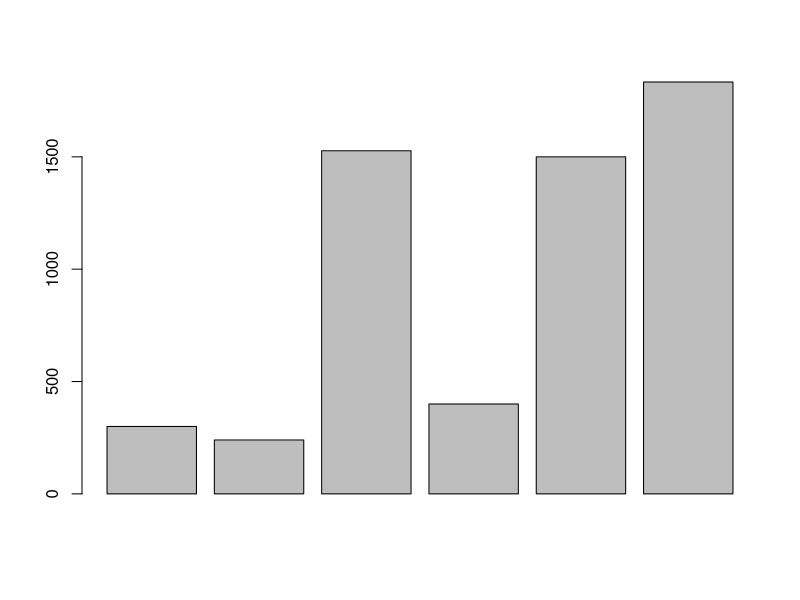
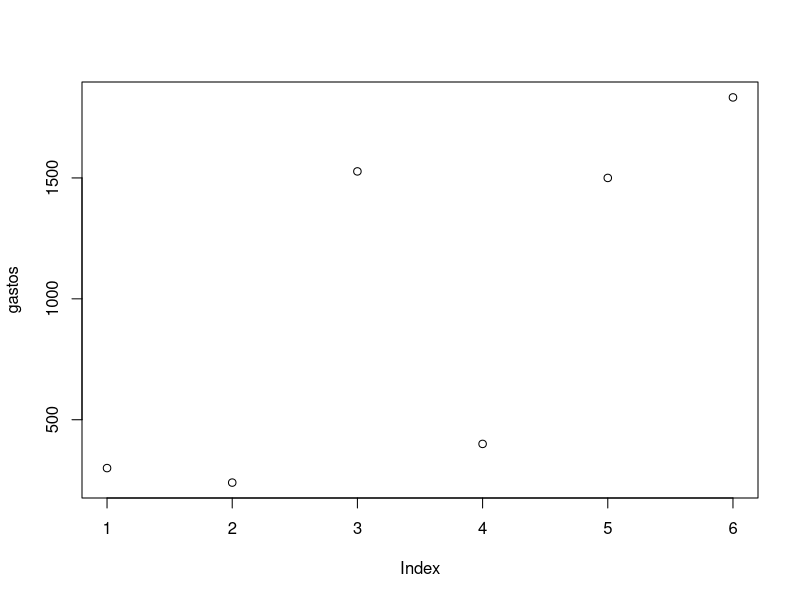
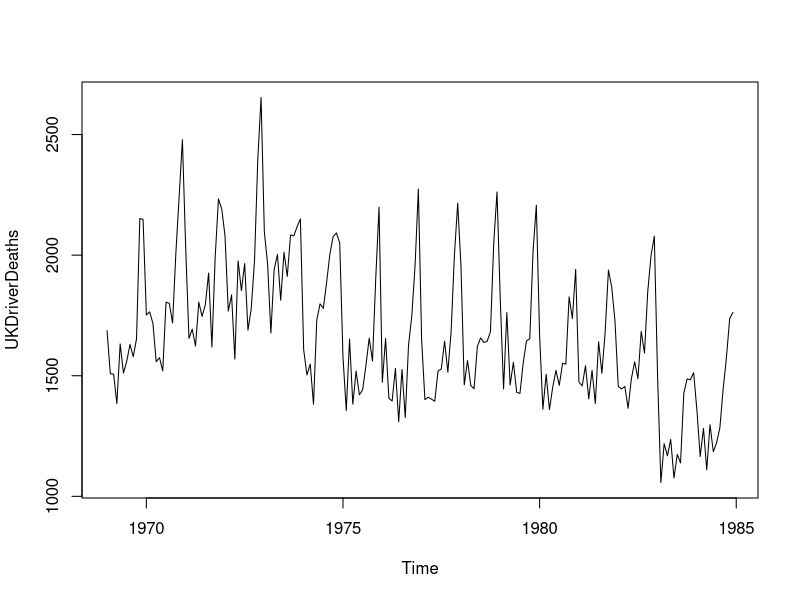
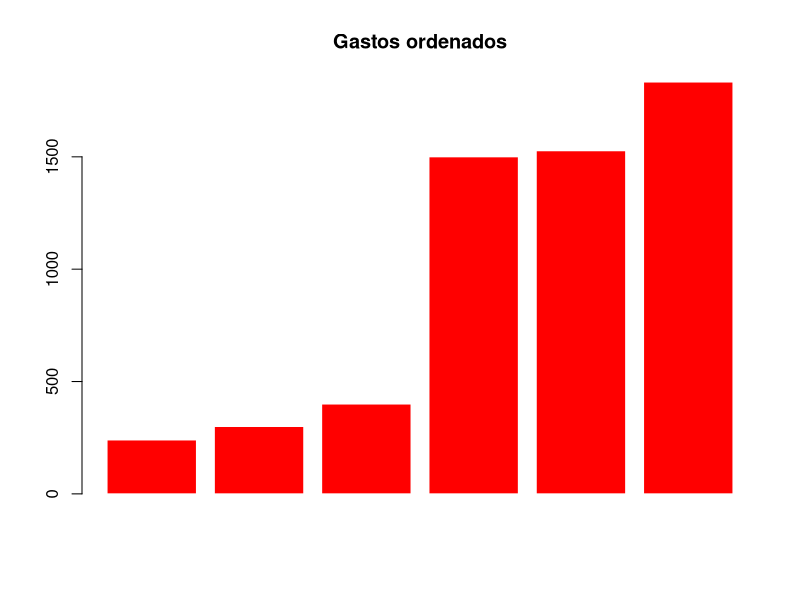
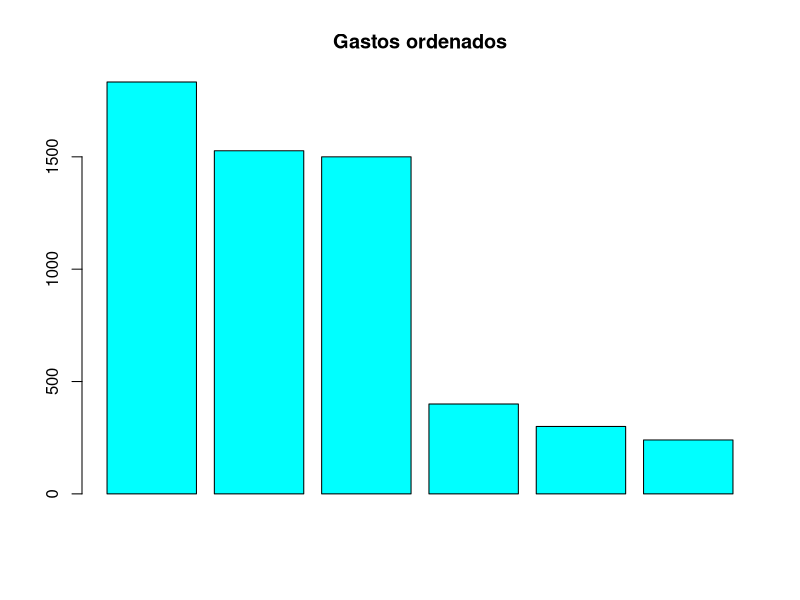
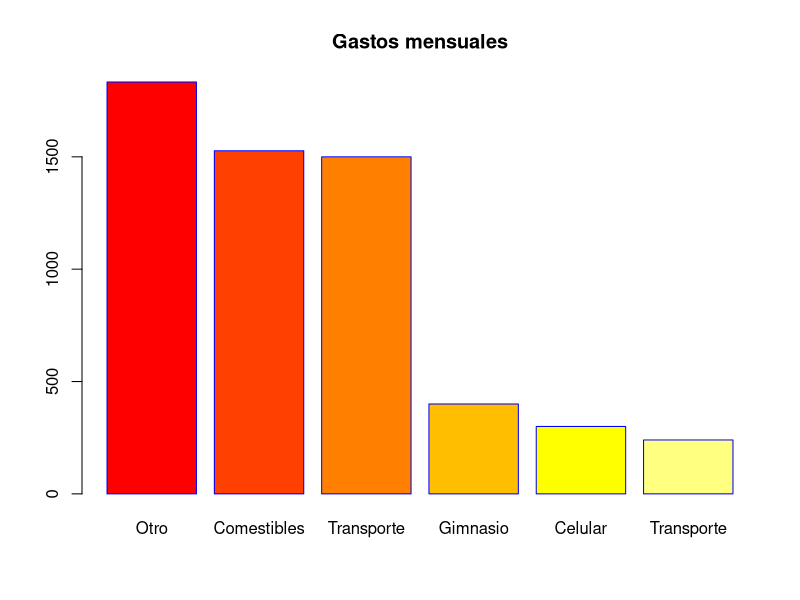

Here is the R script that generated these plots, in order:
# LABORATORIO 1 - (14/08/2025)

# Sumas

300+240+1527+400+1500+1833

# Crear objetos

celular <- 300
celular
transporte <- 240
comestibles <- 1527
gimnasio <- 400
alquiler <- 1500
otro <- 1833

celular + transporte + comestibles + gimnasio + alquiler + otro

gastomes <- (celular + transporte + comestibles + gimnasio + alquiler + otro)
gastomes
gastomes*5
gastomes*2

# Reglas de nombre objetos

"yo_uso_guion_bajo
otras.personas.usan.punto
OtrosUsanMayusculas"

# Funciones

abs(10)
abs(-4)
sqrt(9)
log(2)

# Comentarios

# Simbolo hashtag #

# Este es un comentario 

# Este es otro comentario

4 + 5 # Esta es una suma, el resutlado es = 9

celular <- 300
Celular <- -300
CELULAR <- 1000

celular + Celular
Celular + CELULAR
Celular * CELULAR / celular

# Buscar ayuda

help(abs)

abs(celular)
abs(CELULAR)
sqrt(celular)
sqrt(CELULAR)
CELULAR * 5

help(mean)
?mean
help.search("absolute")

# AUTOEVALUACION

gastos <- c(celular, transporte, comestibles, gimnasio, alquiler, otro) 
# c() PARA CREAR CONJUNTOS DE DATOS
gastos

barplot(gastos)
?barplot
plot(gastos)
plot(UKDriverDeaths)

sort(gastos) # Sort() acomoda los datos de manera creciente
gastosordenados <- sort(gastos)
barplot(gastosordenados, 
        main="Gastos ordenados",
        col= "red",
        border = "white")

help(sort)

gastosordenados2 <- sort(gastos, decreasing = TRUE) 
# funcion decreasing = true para que sea acomode decreciente

barplot(gastosordenados2, 
        main="Gastos ordenados",
        col= "cyan",
        border = "black")

# Descubrir como poner el nombre de las variables

help(barplot)

names(gastosordenados2) <- c("Otro", "Comestibles", "Transporte", "Gimnasio", "Celular", "Transporte")

help(barplot)

names(gastosordenados2) <- c("Otro", "Comestibles", "Transporte", "Gimnasio", "Celular", "Transporte")

barplot(gastosordenados2, 
        main="Gastos mensuales",
        col= heat.colors(6),
        border = "blue",
        names.arg = names(gastosordenados2))
